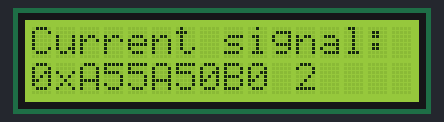
Recording of a sketch running on a simulated Arduino Uno, built with avr-gcc and run on an emulated ATmega328P. On the bench: 16×2 character LCD. What the sketch prints to the serial monitor is not drawn.

Above: at 0.22 s.
At 5.04 s:
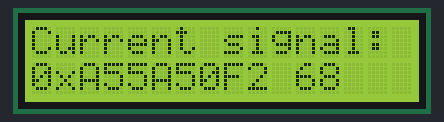
At 10.02 s:
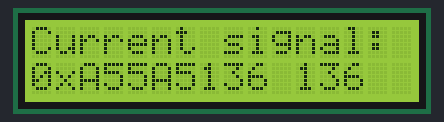
At 19.99 s:
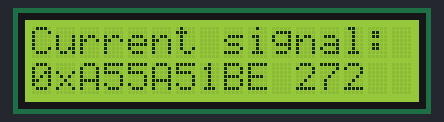
At 30.25 s:
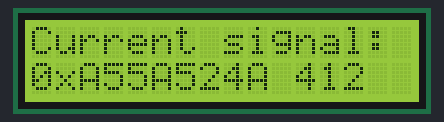
At 39.92 s:
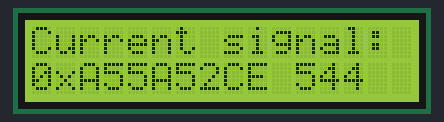

The sketch:

Infrared_spammer.ino
```cpp
/*------------------------------------------------------------------------------*/
  /*Infared receiver and sender. Sensors repurposed from old dvd-player and remote.
  /*Aleksi Jokinen*/
  /*
  * Third party library used: IRremote.h
  * Dev: https://github.com/Arduino-IRremote/Arduino-IRremote
  * Initially coded 2009 Ken Shirriff http://www.righto.com Copyright (c) 2016 Rafi Khan Copyright (c) 2020-2021 Armin Joachimsmeyer
  */
/*------------------------------------------------------------------------------*/
/*Libraries used by the program*/
#include <IRremote.h>
#include <LiquidCrystal.h>

const int buttonPin = 7;
const int RECV_PIN = 10;
IRrecv irrecv(RECV_PIN);
decode_results results;
int buttonState = 0;
int lastButtonState = 0;
unsigned long timesSend = 0;

//Starting point for the increment address range.
unsigned long  testrange = 0xA55A50AF;

const int RS = 6, ENABLE = 8, D4 = 9, D5 = 11, D6 = 12, D7 = 5;
LiquidCrystal lcd(RS, ENABLE, D4, D5, D6, D7);


IRsend irsend; //IR led needs to be on PWM 3 on UNO. Can be changed if library itself edited.

void setup() {
  Serial.begin(9600);
  irrecv.enableIRIn();
  irrecv.blink13(true);
  pinMode(buttonPin, INPUT);
  lcd.begin(16, 2);
  lcd.clear();
}

void loop() {
      results.value = testrange;
      irsend.sendNEC(results.value, 32);
      irrecv.enableIRIn();
      Serial.print("Sending IR signal, HEX value: 0x");
      Serial.print(results.value, HEX);
      Serial.println();
      lcd.setCursor(0,0);
      lcd.print("Current signal:");
      lcd.setCursor(0, 1);
      lcd.print("0x");
      lcd.setCursor(2, 1);
      lcd.print(results.value, HEX);
      timesSend++;
      lcd.setCursor(11, 1);
      lcd.print(timesSend);
      testrange++;
}
```
